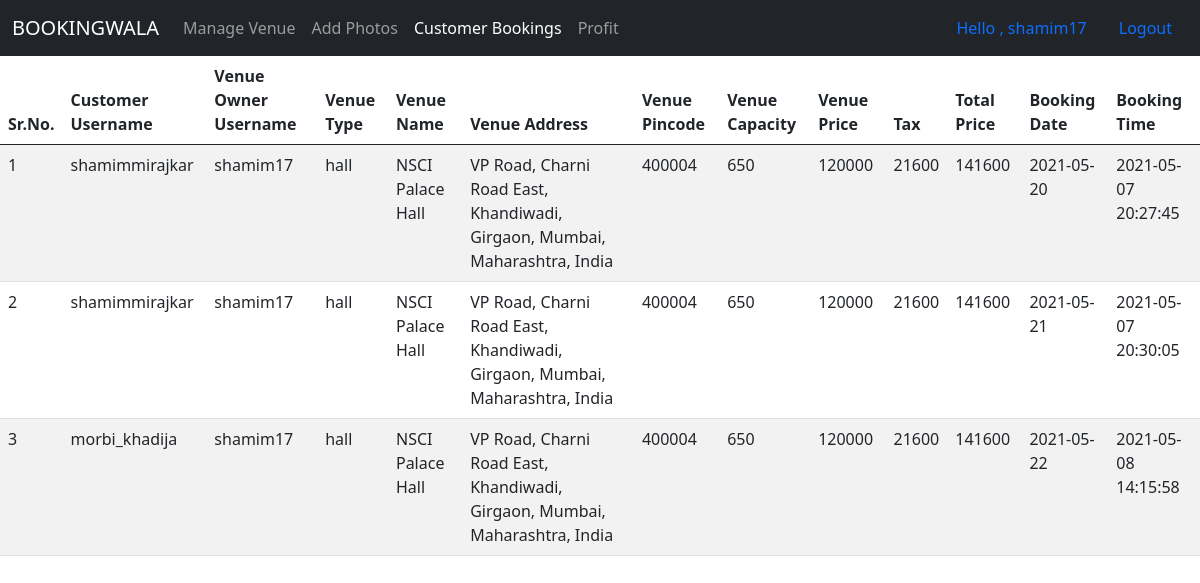
Page /venueownercustomerbookings.php (signed in) on the committed database.
### tables this page shows
CREATE TABLE `bookings` (
  `id` int(11) NOT NULL,
  `cusername` varchar(50) NOT NULL,
  `username` varchar(50) NOT NULL,
  `venuetype` varchar(50) NOT NULL,
  `venuename` varchar(50) NOT NULL,
  `venueaddress` text NOT NULL,
  `venuepincode` int(6) NOT NULL,
  `venuecapacity` int(10) NOT NULL,
  `venueprice` int(10) NOT NULL,
  `taxvb` int(10) NOT NULL,
  `totalvb` int(10) NOT NULL,
  `bookingdate` date NOT NULL,
  `timestamp` timestamp NOT NULL DEFAULT current_timestamp()
);

### venueownercustomerbookings.php (the view, shortened to what this page needs)
<!DOCTYPE html>
<html lang="en">
<head>
    <link href="https://cdn.jsdelivr.net/npm/bootstrap@5.0.0-beta3/dist/css/bootstrap.min.css?v=<?php echo time(); ?>" rel="stylesheet">
</head>
<body>
  <nav class="navbar navbar-expand-lg navbar-dark bg-dark">
    <div class="container-fluid">
      <a class="navbar-brand" href="voindex.php">BOOKINGWALA</a>
      <div class="collapse navbar-collapse" id="navbarSupportedContent">
        <ul class="navbar-nav me-auto mb-2 mb-lg-0">
          <li class="nav-item">
            <a class="nav-link " href="addvenue.php"  role="button"  aria-expanded="false">
              Manage Venue
            </a>
          </li>
          <li class="nav-item">
            <a class="nav-link " href="addvenuephotos.php"  role="button"  aria-expanded="false">
              Add Photos
            </a>
          </li>
          <li class="nav-item">
            <a class="nav-link active" href="venueownercustomerbookings.php"  role="button"  aria-expanded="false">
              Customer Bookings
            </a>
          </li>
          <li class="nav-item">
            <a class="nav-link " href="venueownerprofit.php"  role="button"  aria-expanded="false">
              Profit &nbsp;&nbsp;
            </a>
          </li>
        </ul>
        <li class="nav-item d-flex">
          <a class="nav-link" href="#">Hello , <?php echo $_SESSION['username']; ?></a>
          <a class="nav-link" href="logout.php">Logout</a>
        </li>
      </div>
    </div>
  </nav>
<table class="table table-striped">
  <thead>
    <tr>
      <th scope="col">Sr.No.</th>
      <th scope="col">Customer Username</th>
      <th scope="col">Venue Owner Username</th>
      <th scope="col">Venue Type</th>
      <th scope="col">Venue Name</th>
      <th scope="col">Venue Address</th>
      <th scope="col">Venue Pincode</th>
      <th scope="col">Venue Capacity</th>
      <th scope="col">Venue Price</th>
      <th scope="col">Tax</th>
      <th scope="col">Total Price</th>
      <th scope="col">Booking Date</th>
      <th scope="col">Booking Time</th>
    </tr>
  </thead>
  <tbody>
  <?php
            include 'database.php';
            $username = $_SESSION['username'];
            $sql = "SELECT * FROM `bookings` where username ='$username'";
            $result = mysqli_query($conn , $sql);
            $sno = 0;
            while($row = mysqli_fetch_assoc($result)){
            $sno = $sno + 1;
            echo "<tr>
            <td>". $sno . "</td>
            <td>". $row['cusername'] . "</td>
            <td>". $row['username'] . "</td>
            <td>". $row['venuetype'] . "</td>
            <td>". $row['venuename'] . "</td>
            <td>". $row['venueaddress'] . "</td>
            <td>". $row['venuepincode'] . "</td>
            <td>". $row['venuecapacity'] . "</td>
            <td>". $row['venueprice'] . "</td>
            <td>". $row['taxvb'] . "</td>
            <td>". $row['totalvb'] . "</td>
            <td>". $row['bookingdate'] . "</td>
            <td>". $row['timestamp'] . "</td>
          </tr>";}
        ?>
  </tbody>
</table>
</body>
</html>

### rows in the picture
bookings: cusername "shamimmirajkar", username "shamim17", venuetype "hall", venuename "NSCI Palace Hall", venueaddress "VP Road, Charni Road East, Khandiwadi, Girgaon, Mumbai, Maharashtra, India", venuepincode "400004", venuecapacity "650", venueprice "120000", taxvb "21600", totalvb "141600", bookingdate "2021-05-20", timestamp "2021-05-07 20:27:45"
bookings: cusername "shamimmirajkar", username "shamim17", venuetype "hall", venuename "NSCI Palace Hall", venueaddress "VP Road, Charni Road East, Khandiwadi, Girgaon, Mumbai, Maharashtra, India", venuepincode "400004", venuecapacity "650", venueprice "120000", taxvb "21600", totalvb "141600", bookingdate "2021-05-21", timestamp "2021-05-07 20:30:05"
bookings: cusername "morbi_khadija", username "shamim17", venuetype "hall", venuename "NSCI Palace Hall", venueaddress "VP Road, Charni Road East, Khandiwadi, Girgaon, Mumbai, Maharashtra, India", venuepincode "400004", venuecapacity "650", venueprice "120000", taxvb "21600", totalvb "141600", bookingdate "2021-05-22", timestamp "2021-05-08 14:15:58"

### other values in the picture
$_SESSION['username'] "shamim17"
